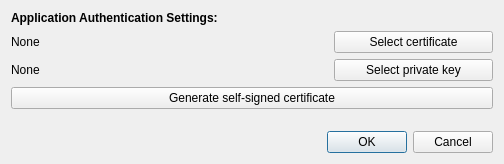
<?xml version="1.0" encoding="UTF-8"?>
<ui version="4.0">
 <class>ApplicationCertificateDialog</class>
 <widget class="QDialog" name="ApplicationCertificateDialog">
  <property name="geometry">
   <rect>
    <x>0</x>
    <y>0</y>
    <width>504</width>
    <height>164</height>
   </rect>
  </property>
  <property name="windowTitle">
   <string>ApplicationCertificateDialog</string>
  </property>
  <layout class="QGridLayout" name="gridLayout">
   <item row="3" column="0" colspan="3">
    <widget class="QPushButton" name="generateButton">
     <property name="text">
      <string>Generate self-signed certificate</string>
     </property>
    </widget>
   </item>
   <item row="4" column="0" colspan="3">
    <spacer name="verticalSpacer">
     <property name="orientation">
      <enum>Qt::Vertical</enum>
     </property>
     <property name="sizeHint" stdset="0">
      <size>
       <width>20</width>
       <height>40</height>
      </size>
     </property>
    </spacer>
   </item>
   <item row="2" column="0" colspan="2">
    <widget class="QLabel" name="privateKeyLabel">
     <property name="text">
      <string>None</string>
     </property>
    </widget>
   </item>
   <item row="2" column="2">
    <widget class="QPushButton" name="privateKeyButton">
     <property name="text">
      <string>Select private key</string>
     </property>
    </widget>
   </item>
   <item row="1" column="0" colspan="2">
    <widget class="QLabel" name="certificateLabel">
     <property name="text">
      <string>None</string>
     </property>
    </widget>
   </item>
   <item row="0" column="0" colspan="2">
    <widget class="QLabel" name="label_3">
     <property name="font">
      <font>
       <weight>75</weight>
       <bold>true</bold>
      </font>
     </property>
     <property name="text">
      <string>Application Authentication Settings:</string>
     </property>
    </widget>
   </item>
   <item row="1" column="2">
    <widget class="QPushButton" name="certificateButton">
     <property name="text">
      <string>Select certificate</string>
     </property>
    </widget>
   </item>
   <item row="5" column="0" colspan="3">
    <widget class="QDialogButtonBox" name="buttonBox">
     <property name="orientation">
      <enum>Qt::Horizontal</enum>
     </property>
     <property name="standardButtons">
      <set>QDialogButtonBox::Cancel|QDialogButtonBox::Ok</set>
     </property>
    </widget>
   </item>
  </layout>
 </widget>
 <resources/>
 <connections>
  <connection>
   <sender>buttonBox</sender>
   <signal>accepted()</signal>
   <receiver>ApplicationCertificateDialog</receiver>
   <slot>accept()</slot>
   <hints>
    <hint type="sourcelabel">
     <x>248</x>
     <y>254</y>
    </hint>
    <hint type="destinationlabel">
     <x>157</x>
     <y>274</y>
    </hint>
   </hints>
  </connection>
  <connection>
   <sender>buttonBox</sender>
   <signal>rejected()</signal>
   <receiver>ApplicationCertificateDialog</receiver>
   <slot>reject()</slot>
   <hints>
    <hint type="sourcelabel">
     <x>316</x>
     <y>260</y>
    </hint>
    <hint type="destinationlabel">
     <x>286</x>
     <y>274</y>
    </hint>
   </hints>
  </connection>
 </connections>
</ui>
